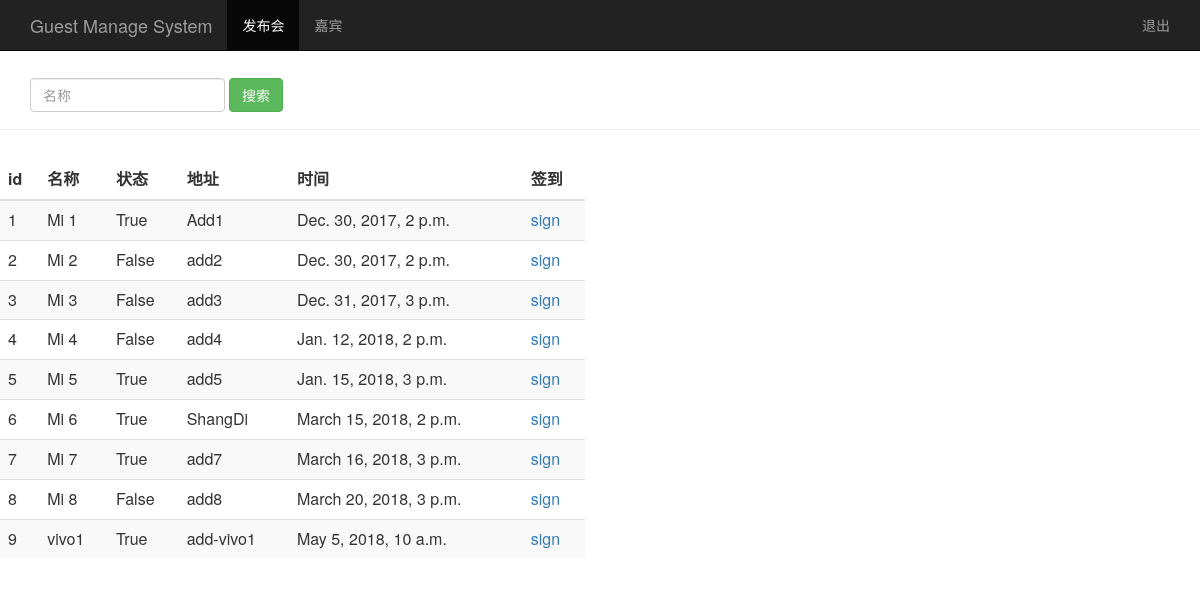
The page /event_manage/ (signed in) on the database as committed earlier.
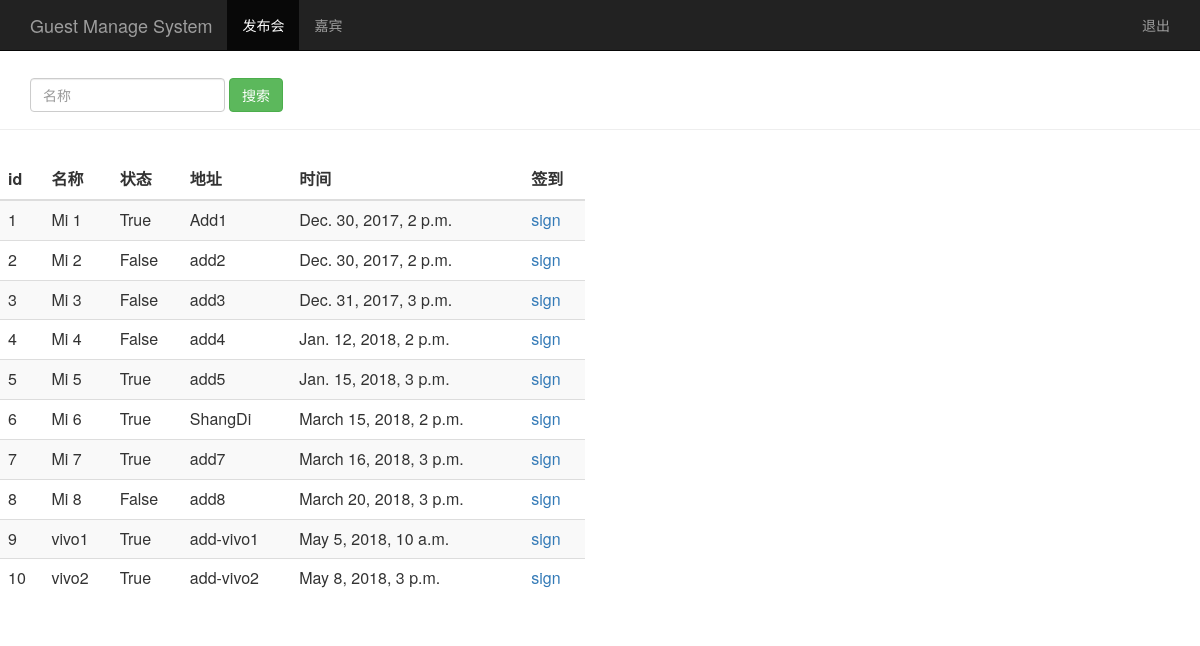
The same page on the database as committed later.
### sign/models.py (models this page shows, shortened)
class Event(models.Model):
	name=models.CharField(max_length=100)
	address=models.CharField(max_length=100)
	lim=models.IntegerField()
	status=models.BooleanField()
	start_time=models.DateTimeField()
	create_time=models.DateTimeField()

### sign/views.py (the view)
# urls.py: url(r'^event_manage/$',views.event_manage),
@login_required
def event_manage(request):
	username=request.COOKIES.get('user','')
	event_list=Event.objects.all()
	return render(request,'event_manage.html',{'user':username,'events':event_list})

### sign/templates/event_manage.html (shortened to what this page needs)
<html lang="zh-CN">
	<head>
		{% load bootstrap3 %}
		{% bootstrap_css %}
	</head>
	<body>
		<nav class="navbar navbar-inverse navbar-fixed-top">
			<div class="container">
				<div class="navbar-header">
					<a class="navbar-brand" href="/event_manage/">Guest Manage System</a>
				</div>
				<div id='navbar' class='collapse navbar-collapse'>
					<ul class="nav navbar-nav">
						<li class='active'><a href="/event_manage/">发布会</a></li>
						<li><a href="/guest_manage/">嘉宾</a></li>
					</ul>
					<ul class="nav navbar-nav navbar-right">
						<li><a href="#">{{ user }}</a></li>
						<li><a href="/logout/">退出</a></li>
					</ul>
				</div>
			</div>
		</nav>
		<div class="page-header" style="padding-top:30px;">
			<div id="navbar" class="navbar-collapse collapse">
				<form class="navbar-form" method="get" action="/search_name/">
					<div class="form-group">
						<input type="text" name="name" placeholder="名称" class="form-control">
					</div>
					<button type="submit" class="btn btn-success">搜索</button>
				</form>
			</div>
		</div>
		<div class="row" style="padding-top: 10px;">
			<div class="col-md-6">
				<table class="table table-striped">
					<thead>
						<tr>
							<th>id</th><th>名称</th><th>状态</th><th>地址</th><th>时间</th><th>签到</th>
						</tr>
					</thead>
					<tbody>
						{% for event in events %}
						<tr>
							<td>{{ event.id }}</td>
							<td>{{ event.name }}</td>
							<td>{{ event.status }}</td>
							<td>{{ event.address }}</td>
							<td>{{ event.start_time }}</td>
							<td><a href="/sign_index/{{ event.id }}" target="{{ event.id }}_blank">sign</a></td>
						</tr>
						{% endfor %}
					</tbody>
				</table>
			</div>
		</div>
	</body>
</html>

Rows that differ between the two databases and show on the page:
added Event: id "10", name "vivo2", status "True", address "add-vivo2", start_time "May 8, 2018, 3 p.m."
